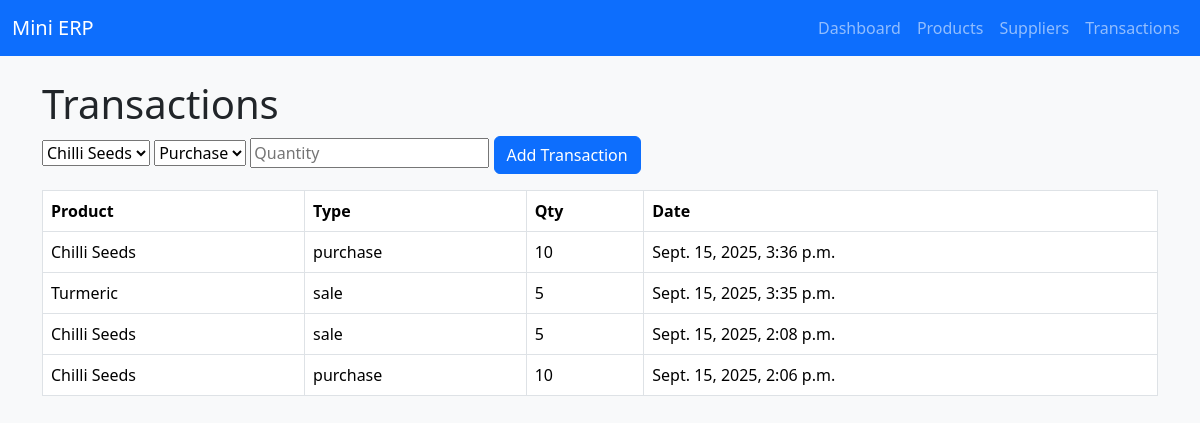
Screenshot of /transactions/ with the database file from the repository.
### inventory/models.py (models this page shows, shortened)
class Transaction(models.Model):
    TRANSACTION_TYPES = (
        ('purchase', 'Purchase'),
        ('sale', 'Sale'),
    )
    product = models.ForeignKey(Product, on_delete=models.CASCADE, related_name="transactions")
    transaction_type = models.CharField(max_length=10, choices=TRANSACTION_TYPES)
    quantity = models.PositiveIntegerField()
    date = models.DateTimeField(auto_now_add=True)

class Product(models.Model):
    name = models.CharField(max_length=100)
    price = models.DecimalField(max_digits=10, decimal_places=2)
    stock = models.IntegerField(default=0)
    supplier = models.ForeignKey(Supplier, on_delete=models.CASCADE, related_name="products")

### inventory/views.py (the view)
# urls.py: path('transactions/', views.transactions_page, name="transactions"),
def transactions_page(request):
    if request.method == "POST":
        product = Product.objects.get(id=request.POST["product"])
        t_type = request.POST["transaction_type"]
        qty = int(request.POST["quantity"])
        Transaction.objects.create(product=product, transaction_type=t_type, quantity=qty)
        return redirect("/transactions/")
    transactions = Transaction.objects.all().order_by("-date")
    products = Product.objects.all()
    return render(request, "transactions.html", {"transactions": transactions, "products": products})

### templates/transactions.html (shortened to what this page needs)
{% extends "base.html" %}
{% block content %}
<h1> Transactions</h1>
<form method="post" class="mb-3">
  <select name="product" required>
    {% for p in products %}
      <option value="{{ p.id }}">{{ p.name }}</option>
    {% endfor %}
  </select>
  <select name="transaction_type" required>
    <option value="purchase">Purchase</option>
  </select>
  <input type="number" name="quantity" placeholder="Quantity" required>
  <button class="btn btn-primary">Add Transaction</button>
</form>
<table class="table table-bordered">
  <tr><th>Product</th><th>Type</th><th>Qty</th><th>Date</th></tr>
  {% for t in transactions %}
    <tr>
      <td>{{ t.product.name }}</td>
      <td>{{ t.transaction_type }}</td>
      <td>{{ t.quantity }}</td>
      <td>{{ t.date }}</td>
    </tr>
  {% endfor %}
</table>
{% endblock %}

### templates/base.html (shortened to what this page needs)
<!DOCTYPE html>
<html>
<head>
  <link href="https://cdn.jsdelivr.net/npm/bootstrap@5.3.2/dist/css/bootstrap.min.css" rel="stylesheet">
</head>
<body class="bg-light">
  <nav class="navbar navbar-expand-lg navbar-dark bg-primary">
    <div class="container-fluid">
      <a class="navbar-brand" href="/">Mini ERP</a>
      <div class="navbar-nav">
        <a class="nav-link" href="/">Dashboard</a>
        <a class="nav-link" href="/products/">Products</a>
        <a class="nav-link" href="/suppliers/">Suppliers</a>
        <a class="nav-link" href="/transactions/">Transactions</a>
      </div>
    </div>
  </nav>
  <div class="container mt-4">
    {% block content %}{% endblock %}
  </div>
</body>
</html>

### rows the page displays
Transaction: product.name "Chilli Seeds", transaction_type "purchase", quantity "10", date "Sept. 15, 2025, 3:36 p.m."
Transaction: product.name "Turmeric", transaction_type "sale", quantity "5", date "Sept. 15, 2025, 3:35 p.m."
Transaction: product.name "Chilli Seeds", transaction_type "sale", quantity "5", date "Sept. 15, 2025, 2:08 p.m."
Transaction: product.name "Chilli Seeds", transaction_type "purchase", quantity "10", date "Sept. 15, 2025, 2:06 p.m."

### other values shown
form field product "Chilli Seeds"
